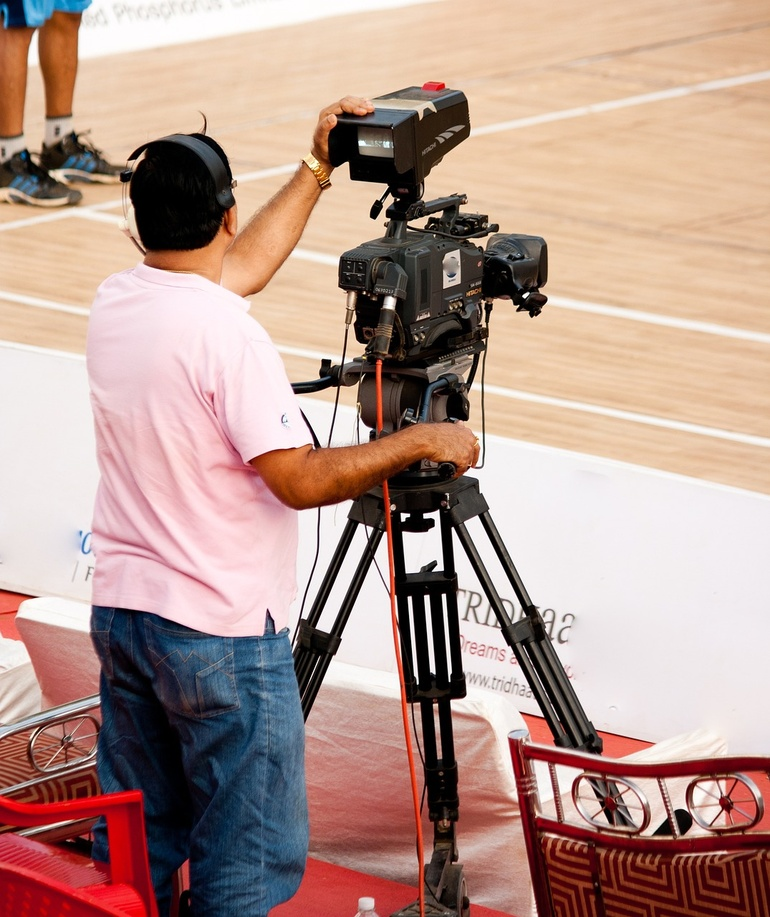
%> input picture cameraman.jpg, 770 x 917 px, shrunk from 1075 x 1280 before the run
$ octave matalbEdge.m   (GNU Octave 9; MATLAB toolbox functions it lacks are replaced by stand-ins)
%> lines starting %> are read from the running program, lines starting %| are printed output that depends on the picture; in (x1, y1, x2, y2) boxes, pixels count from 0 and x2, y2 are one past the last pixel; in counts of white or black regions, pixels touching at a corner belong together; the program's own positions count from 1
clear all
clc
close all
I = imread('cameraman.jpg');
%> I is the input picture: size 917x770x3 uint8; mean R, G, B 181.3, 151.9, 142.2
gray_scale = rgb2gray(I);
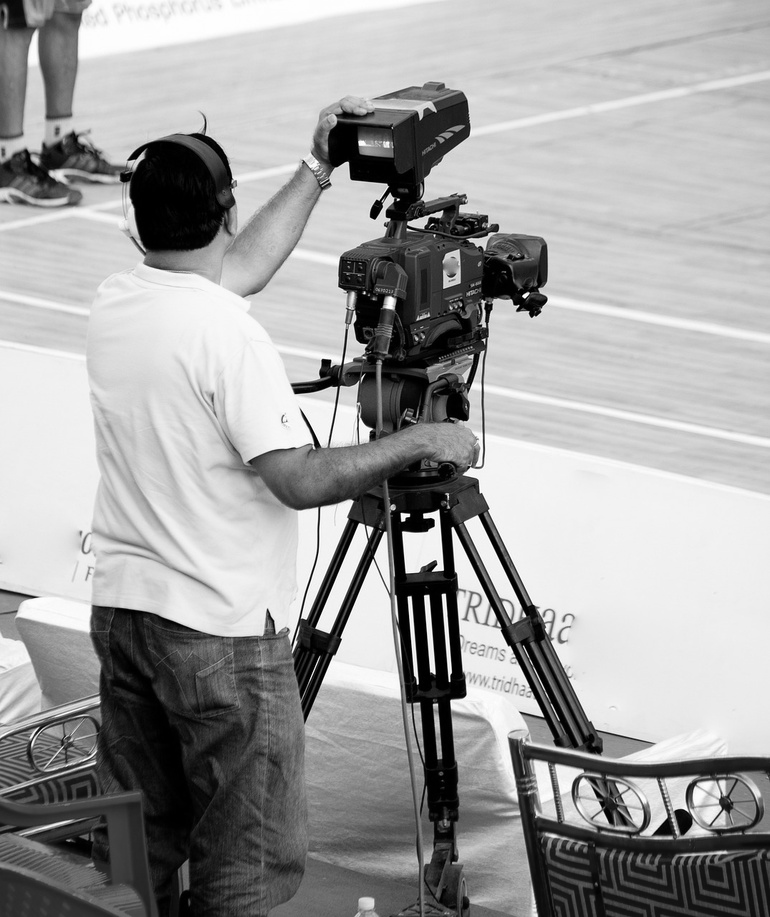
%> gray_scale: size 917x770 uint8; min 0, max 255, mean 159.6
binarize = imbinarize(gray_scale);
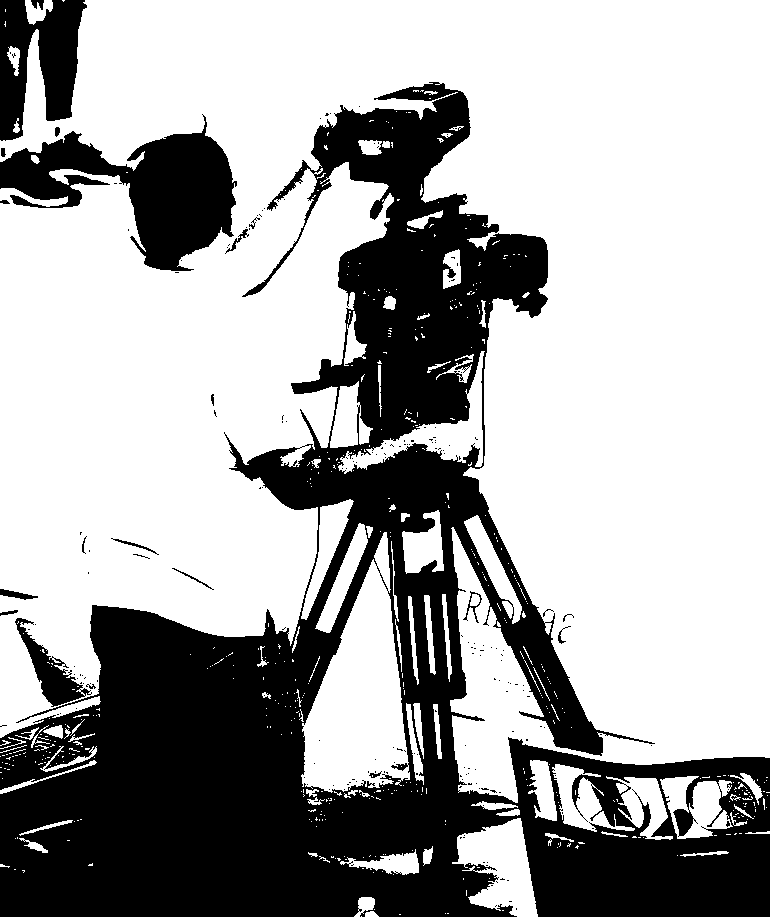
%> binarize: size 917x770 logical; 66% white; 206 black regions (185 under 20 px), largest, box (x1, y1, x2, y2) and area: (0, 82, 770, 917) 212938, (0, 114, 237, 271) 16295, (0, 0, 87, 141) 7483
square = strel('square',6);
square2 = strel('square',5);
circle = strel('disk',6,6);
bw = [0 1 0 0 1 0
      1 0 1 1 0 1
      0 1 0 0 1 0
      0 1 0 0 1 0
      1 0 1 1 0 1
      0 1 0 0 1 0];

erosion = imerode(binarize,square2);
%> erosion: size 917x770 logical; 59.8% white; 26 black regions, largest, box (x1, y1, x2, y2) and area: (0, 80, 770, 917) 271808, (0, 0, 89, 143) 8935, (0, 587, 40, 602) 386
opening = imopen(binarize,square);
%> opening: size 917x770 logical; 64% white; 45 black regions (34 under 20 px), largest, box (x1, y1, x2, y2) and area: (0, 82, 770, 917) 228501, (0, 114, 262, 273) 17429, (0, 0, 87, 141) 7867
closing = imclose(binarize,square);
%> closing: size 917x770 logical; 68.4% white; 49 black regions (1 under 20 px), largest, box (x1, y1, x2, y2) and area: (0, 444, 517, 917) 121913, (292, 93, 548, 447) 39580, (509, 739, 770, 917) 25090
hitormiss = bwhitmiss(gray_scale,bw);
%> hitormiss: size 917x770 logical; 0.05% white in thin lines or dots, all inside (x1, y1, x2, y2) = (59, 115, 610, 903)
skeleton = bwmorph(gray_scale,'skel',Inf);
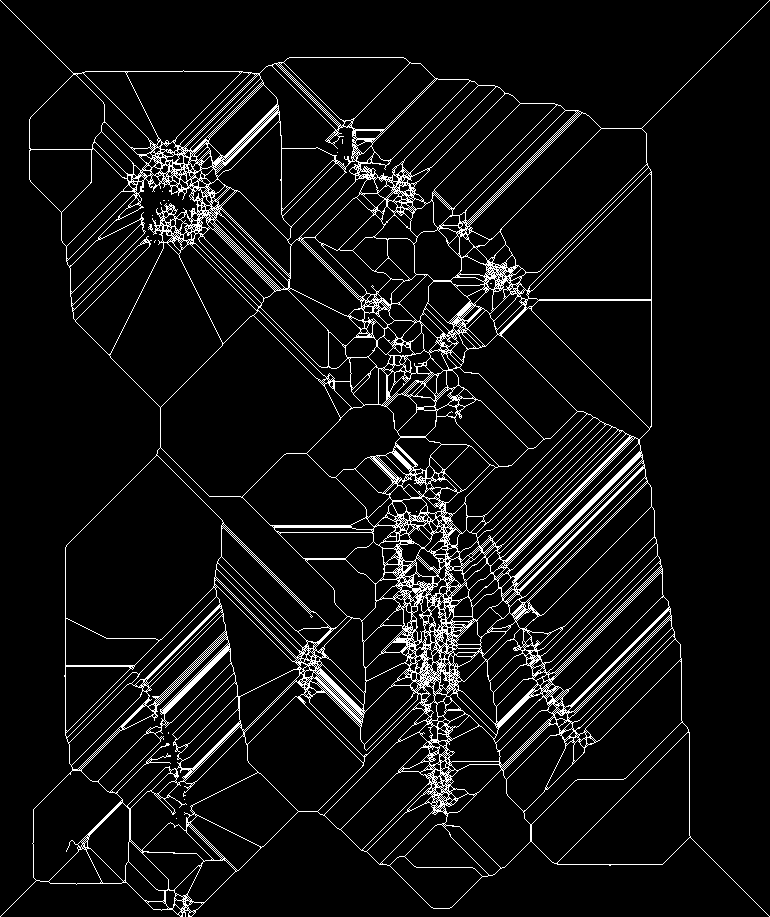
%> skeleton: size 917x770 logical; 6.9% white in thin lines or dots
boundary_extraction = binarize - erosion;
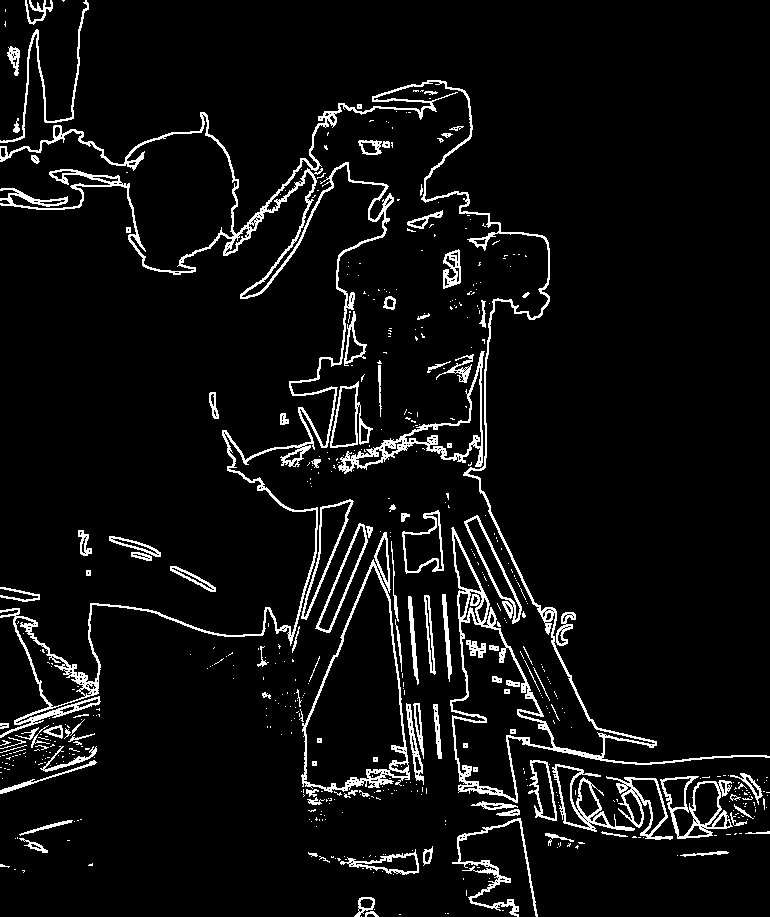
%> boundary_extraction: size 917x770 double; values 0 (black) and 1 (white), 6.1% white in thin lines or dots

figure,

subplot(2,3,1);imshow(boundary_extraction );title('boundary extraction image');
subplot(2,3,2);imshow(binarize);title('binarize image');
subplot(2,3,3);imshow(opening);title('opening image');
subplot(2,3,4);imshow(closing);title('closing image');
subplot(2,3,5);imshow(hitormiss);title('hitormiss image');
subplot(2,3,6);imshow(skeleton);title('skeleton image');

suptitle('Structure element is 6 by 6 square matrix');


erosion1 = imerode(binarize,circle);
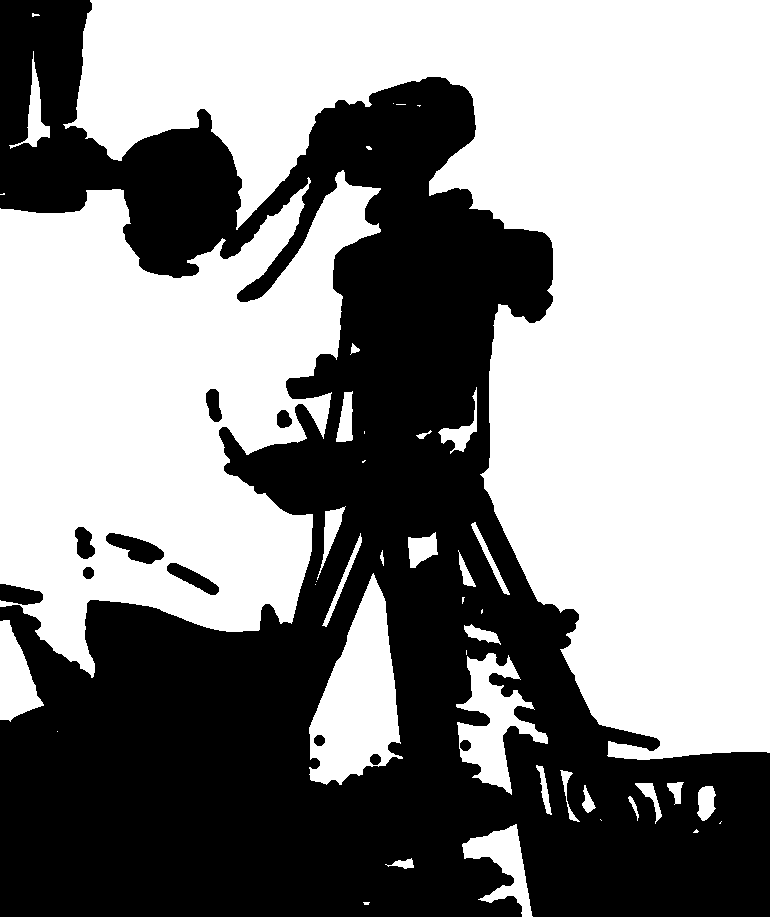
%> erosion1: size 917x770 logical; 55.5% white; 11 black regions, largest, box (x1, y1, x2, y2) and area: (0, 0, 770, 917) 310772, (106, 533, 164, 564) 939, (167, 563, 219, 595) 667
opening1 = imopen(binarize,circle);
%> opening1: size 917x770 logical; 62.6% white; 23 black regions (16 under 20 px), largest, box (x1, y1, x2, y2) and area: (0, 0, 770, 917) 263712, (111, 538, 159, 559) 261, (0, 589, 38, 600) 194
closing1 = imclose(binarize,circle);
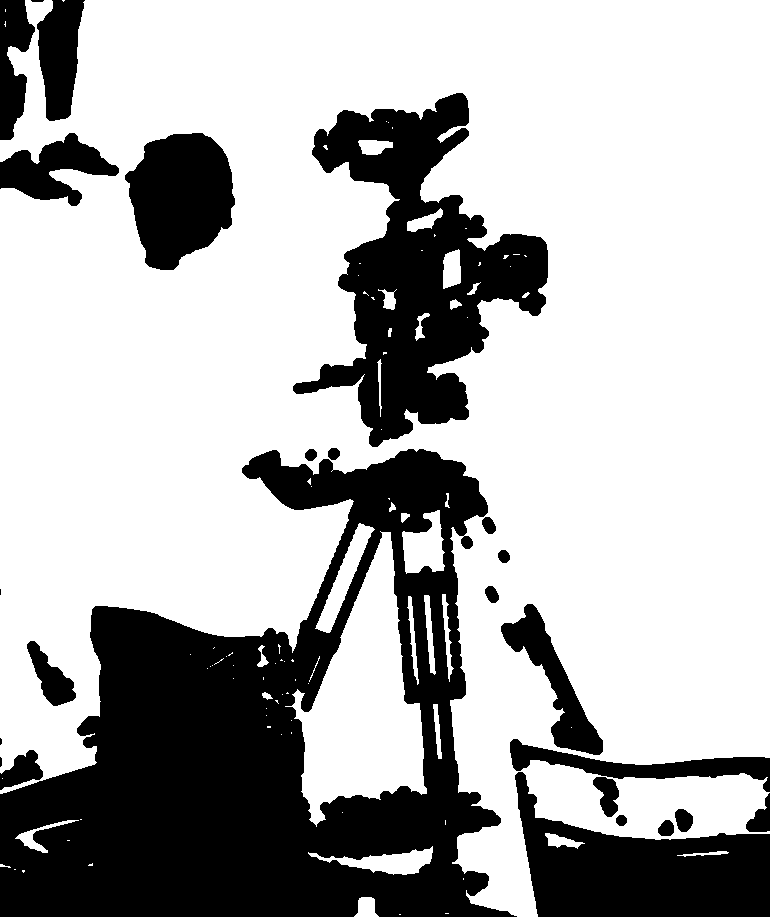
%> closing1: size 917x770 logical; 69.7% white; 25 black regions (3 under 20 px), largest, box (x1, y1, x2, y2) and area: (0, 449, 517, 917) 119504, (293, 93, 548, 447) 38428, (515, 772, 770, 917) 20459
hitormiss1 = bwhitmiss(gray_scale,bw);
skeleton1 = bwmorph(gray_scale,'skel',Inf);
boundary_extraction1 = binarize - erosion;

figure,

subplot(2,3,1);imshow(boundary_extraction1 );title('boundary extraction image');
subplot(2,3,2);imshow(binarize);title('binarize image');
subplot(2,3,3);imshow(opening1);title('opening image');
subplot(2,3,4);imshow(closing1);title('closing image');
subplot(2,3,5);imshow(hitormiss1);title('hitormiss image');
subplot(2,3,6);imshow(skeleton1);title('skeleton image');

suptitle('Structure element is 5 by 5 disk matrix');
